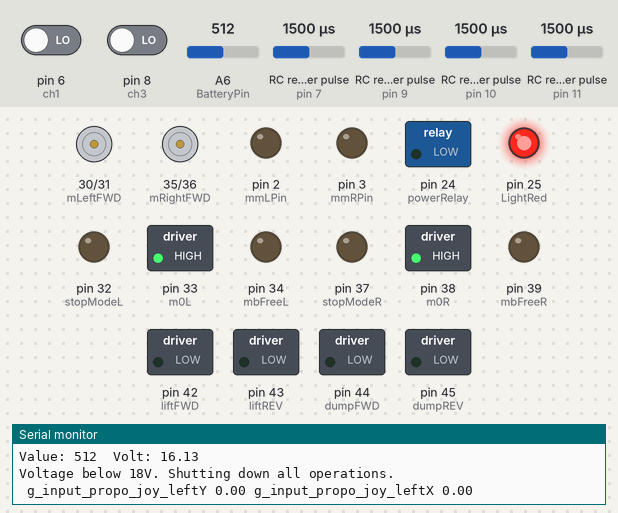
A sketch run on a simulated Arduino Mega 2560, built with avr-gcc and run on an emulated ATmega2560. Parts: motor-driver pin pairs drawn as motors (green arrow = first pin HIGH = forward, orange = second pin HIGH = backward, longer = more drive), switched loads named in the sketch (green lamp = pin HIGH), output pins drawn as LEDs (lit = HIGH), the last lines printed to the serial monitor. Wiring (inferred from the names in the program): 4 × RC receiver channel: data pin 7 / data pin 9 / data pin 10 / data pin 11. The test bench sets the inputs (shaded band); at power-on: A6 (BatteryPin) = 512, RC receiver pulse (sensors on pin 10, pin 7, pin 9, pin 11) 1500 µs, pin 6 (ch1) LOW, pin 8 (ch3) LOW.

Above: at 1.2 s.
1.3 s: A6 (BatteryPin) set to 620
3.0 s: A6 (BatteryPin) set to 650
At 4.2 s:
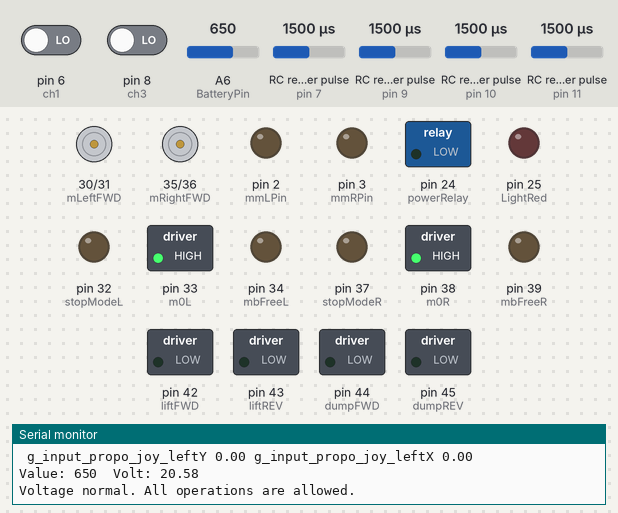
4.5 s: RC receiver pulse (sensor on pin 10) set to 1523 µs
At 5.6 s:
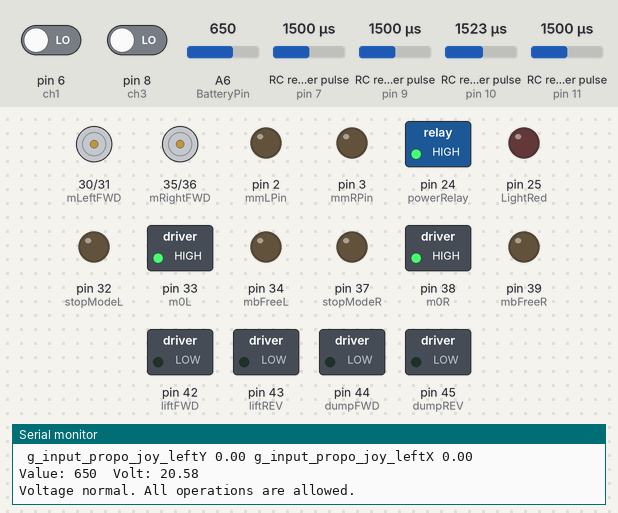
6.2 s: RC receiver pulse (sensor on pin 7) set to 1455 µs
8.0 s: RC receiver pulse (sensor on pin 7) set to 1435 µs
At 10.1 s:
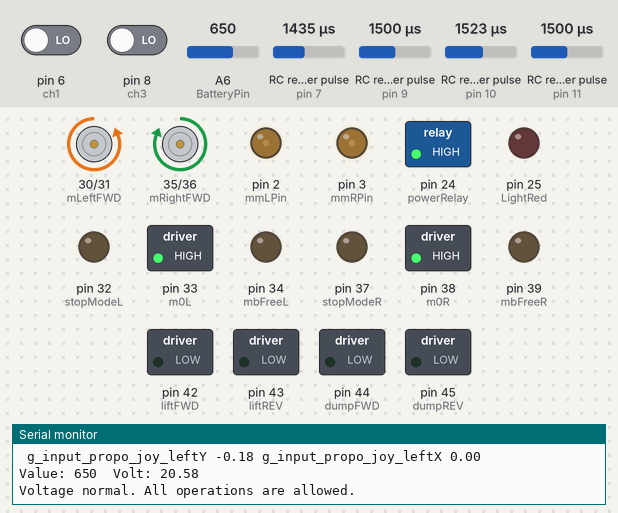
10.4 s: RC receiver pulse (sensor on pin 9) set to 1020 µs
At 11.7 s:
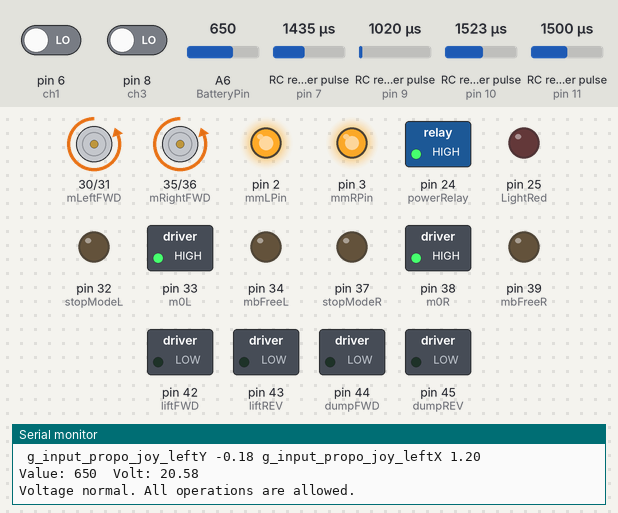
Timing chart, 0 to 13.4 s (numbered marks = the images above; inputs shaded):
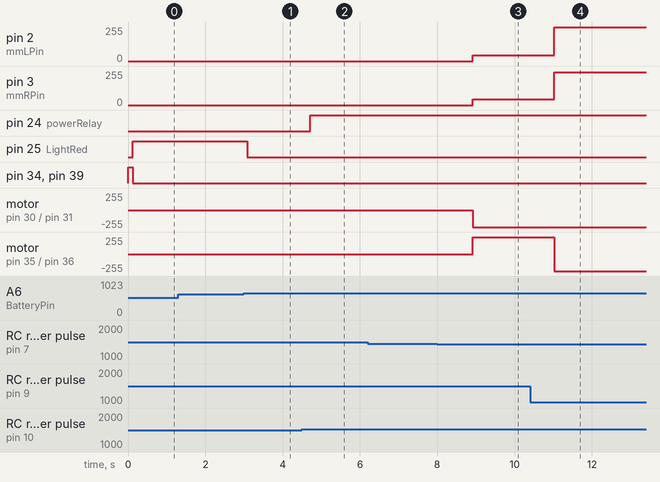

Measured:
- the behaviour switches between 631 and 632 on A6 (BatteryPin) (found by bisection; images 0 and 1)
- the behaviour switches between 1509 and 1510 µs on RC receiver pulse (sensor on pin 10) (found by bisection; images 1 and 2)
- the behaviour switches between 1445 and 1444 µs on RC receiver pulse (sensor on pin 7) (found by bisection; images 2 and 3)
- after the input at 3.0 s, pin 25 (LightRed): HIGH → LOW after 0.08 s
- after the input at 4.5 s, pin 24 (powerRelay): LOW → HIGH after 0.22 s
- after the input at 8.0 s, pin 2 (mmLPin), pin 3 (mmRPin): 0/255 → 45/255 after 0.92 s; motor on pin 30 (mLeftFWD) / pin 31 (mLeftREV): stopped → backward 255/255 after 0.92 s; motor on pin 35 (mRightFWD) / pin 36 (mRightREV): stopped → forward 255/255 after 0.92 s
- after the input at 10.4 s, pin 2 (mmLPin): 45/255 → 255/255 after 0.62 s; pin 3 (mmRPin): 45/255 → 247/255 after 0.62 s; motor on pin 35 (mRightFWD) / pin 36 (mRightREV): forward 255/255 → backward 255/255 after 0.62 s

The sketch:

2025.07.16_1006Backet_Tokuyama.ino
```cpp
//左モータードライバーピン割振
#define mLeftFWD 30
#define mLeftREV 31
#define stopModeL 32
#define m0L 33
#define mbFreeL 34
#define mmLPin 2  // left motor speed PWM

//右モータードライバーピン割振
#define mRightFWD 35
#define mRightREV 36
#define stopModeR 37
#define m0R 38
#define mbFreeR 39
#define mmRPin 3  // Right motor speed PWM

//シリンダーモータードライバーピン割振
#define liftFWD 42
#define liftREV 43
#define dumpFWD 44
#define dumpREV 45

//動力リレー用リレーピン割振
#define powerRelay 24  // switch output

//積層信号灯リレー
#define LightRed 25

//分圧抵抗読み取り
#define BatteryPin A6
int batteryV = 0;

//レシーバーピン割振
const int ch1 = 6;   // right X
const int ch2 = 7;   // left Y
const int ch3 = 8;   // right Y
const int ch4 = 9;   // left X
const int ch5 = 10;  // switchA
const int ch6 = 11;  // switchB
const int ch7 = 12;  // Null
const int ch8 = 13;  // Null

int rightX = 0;
int rightY = 0;

// calculation velocity to rpm
#define M_PI 3.14159265358979323846
float LINEAR_SPEED_MAX = 0.462861317;
float ANGULAR_SPEED_MAX = 0.74;  //64398163;

// control variable
float g_linear_x = 0.0;
float g_angular_z = 0.0;
// calculate variable
float g_left_rpm;
float g_right_rpm;

float g_input_propo_joy_leftY;
float g_input_propo_joy_leftX;
// propo switch variable
int g_power_relay = 0;       // A : 0:on 1:off
int g_mode_switch = 1;       //  0: フタが後ろ 1: フタが前
int g_select_controler = 1;  // C : 0:jetson 1:propo
int g_motor_brake = 1;       // none : 0:neutral 1:brake

int readVoltageRaw() {
  long sum = 0;
  for (int i = 0; i < 10; i++) {
    sum += analogRead(BatteryPin);
    delay(5);  // 少し待つと安定する
  }
  return sum / 10;
}
bool allowOperation = false;  // 動作許可フラグ（初期は停止）

// グローバル変数（setupの上に記述）
unsigned long previousMillis = 0;
bool lightState = false;
float volt = 0;
int value = 0;

void receivePropoSwitch() {
  int togle_A = pulseIn(ch5, HIGH);  // down 2056/2057 (1785) middle 1507/1513 (1238.5) up 963/964
  int togle_B = pulseIn(ch6, HIGH);  // down x2056/2057 (1510.5) up 963/x964

  if (togle_B < 1510) {
    //up
    g_select_controler = 1;
  } else if (togle_B > 1510) {
    //down
    g_select_controler = 1;
  }
  if (togle_A < 1510) {
    //up
    g_power_relay = 0;
  } else if (togle_A > 1510) {
    //down
    g_power_relay = 1;
  }
}

void receivePropoJoy(float deadzone) {  // input proportional controler joysticks
  int PROPO_JOY_MAX = 1918;
  int PROPO_JOY_MIN = 1104;
  float input_propo_joy_leftY = map(pulseIn(ch2, HIGH), PROPO_JOY_MAX, PROPO_JOY_MIN, -100, 100) / 100.0;  // left joy Y
  float input_propo_joy_leftX = map(pulseIn(ch4, HIGH), PROPO_JOY_MAX, PROPO_JOY_MIN, -100, 100) / 100.0;  // left joy X

  // dead zone
  if (-deadzone <= input_propo_joy_leftX && input_propo_joy_leftX <= deadzone) {
    input_propo_joy_leftX = 0.00;
  }
  if (-deadzone <= input_propo_joy_leftY && input_propo_joy_leftY <= deadzone) {
    input_propo_joy_leftY = 0.00;
  }

  if (g_mode_switch == 0) {  // フタが後ろ
    g_input_propo_joy_leftY = input_propo_joy_leftY;
  } else if (g_mode_switch == 1) {  // フタが前
    g_input_propo_joy_leftY = -input_propo_joy_leftY;
  }
  g_input_propo_joy_leftX = input_propo_joy_leftX;

  Serial.print(" g_input_propo_joy_leftY ");
  Serial.print(g_input_propo_joy_leftY);
  Serial.print(" g_input_propo_joy_leftX ");
  Serial.println(g_input_propo_joy_leftX);
}

float velToRpm(float v) {
  // convert velocity to rpm
  const float REDUCTION_RATIO = 100.0;  // 減速比 reduction ratio
  const float WHEEL_RADIUS = 0.1105;    // 車輪半径 radius of gyration [m]
  float n = 30 / M_PI * REDUCTION_RATIO / WHEEL_RADIUS * v;

  return n;
}

void ik(float v, float w) {
  // calculate linear velocity and angur velocity to left and right velocity
  float WHEEL_DISTANCE = 0.600;  // 車輪間距離 distance between the wheels [m]
  float v_l = v - WHEEL_DISTANCE * w;
  float v_r = v + WHEEL_DISTANCE * w;

  float left_rpm = velToRpm(v_l);
  float right_rpm = velToRpm(v_r);

  // direction of motor
  if (left_rpm > 0) {
    digitalWrite(mLeftFWD, HIGH);
    digitalWrite(mLeftREV, LOW);
    // Serial.print("Left dir:FWD, ");
  } else if (left_rpm < 0) {
    digitalWrite(mLeftFWD, LOW);
    digitalWrite(mLeftREV, HIGH);
    // Serial.print("Left dir:REV, ");
  } else {
    digitalWrite(mLeftFWD, LOW);
    digitalWrite(mLeftREV, LOW);
    // Serial.print("Left dir:stop, ");
  }

  if (right_rpm > 0) {
    digitalWrite(mRightFWD, LOW);
    digitalWrite(mRightREV, HIGH);
    // Serial.print("Right dir:FWD, ");
  } else if (right_rpm < 0) {
    digitalWrite(mRightFWD, HIGH);
    digitalWrite(mRightREV, LOW);
    // Serial.print("Right dir:REV, ");
  } else {
    digitalWrite(mRightFWD, LOW);
    digitalWrite(mRightREV, LOW);
    // Serial.print("Right dir:stop, ");
  }

  //  0: フタが後ろ 1: フタが前
  if (g_mode_switch == 0) {  // フタが後ろ
    if (left_rpm < 0 || right_rpm < 0) {
      g_left_rpm = right_rpm;
      g_right_rpm = left_rpm;
    } else {
      g_left_rpm = left_rpm;
      g_right_rpm = right_rpm;
    }
  } else if (g_mode_switch == 1) {  // フタが前
    if (left_rpm < 0 || right_rpm < 0) {
      g_left_rpm = left_rpm;
      g_right_rpm = right_rpm;
    } else {
      g_left_rpm = right_rpm;
      g_right_rpm = left_rpm;
    }
  }
}

void stopMotor(bool motor_brake_state) {
  // HIGH:ブレーキ解放 LOW:ブレーキ保持
  if (motor_brake_state == 0) {
    digitalWrite(mbFreeL, HIGH);
    digitalWrite(mbFreeR, HIGH);
  } else if (motor_brake_state == 1) {
    digitalWrite(mbFreeL, LOW);
    digitalWrite(mbFreeR, LOW);
  }
  analogWrite(mmLPin, 0);
  analogWrite(mmRPin, 0);
  //=== STOP表示 ===
  // Serial.print("Motor stop, ");
}

void writeMotorPwm(int left_rpm, int right_rpm) {
  int left_pwm;
  int right_pwm;

  left_rpm = abs(left_rpm);
  right_rpm = abs(right_rpm);

  left_rpm = min(left_rpm, 4000);
  left_rpm = max(left_rpm, 0);

  right_rpm = min(right_rpm, 4000);
  right_rpm = max(right_rpm, 0);

  left_pwm = map(left_rpm, 0, 4000, 0, 255);
  right_pwm = map(right_rpm, 0, 4000, 0, 255);

  if (left_pwm && right_pwm == 0) {
    stopMotor(g_motor_brake);
  } else {
    analogWrite(mmLPin, left_pwm);
    analogWrite(mmRPin, right_pwm);
    // Serial.print("left_pwm: ");
    // Serial.print(left_pwm);
    // Serial.print(" , ");
    // Serial.print("right_pwm: ");
    // Serial.println(right_pwm);
  }
}

//アームリフト関数
void lift(int pulse) {
  if (pulse < 1250 && pulse > 950) {
    digitalWrite(liftFWD, HIGH);
    digitalWrite(liftREV, LOW);
  } else if (pulse < 2070 && pulse > 1750) {
    digitalWrite(liftFWD, LOW);
    digitalWrite(liftREV, HIGH);
  } else if (pulse < 1750 && pulse > 1250) {
    digitalWrite(liftFWD, LOW);
    digitalWrite(liftREV, LOW);
  }
}

//アームダンプ関数
void dump(int pulse) {
  if (pulse < 1250 && pulse > 950) {
    digitalWrite(dumpFWD, HIGH);
    digitalWrite(dumpREV, LOW);
  } else if (pulse < 2070 && pulse > 1750) {
    digitalWrite(dumpFWD, LOW);
    digitalWrite(dumpREV, HIGH);
  } else if (pulse < 1750 && pulse > 1250) {
    digitalWrite(dumpFWD, LOW);
    digitalWrite(dumpREV, LOW);
  }
}

void batteryData() {
  value = analogRead(BatteryPin);
  volt = value * (5.0 / 1023.0);     // ArduinoのA/D変換（0〜5V）
  volt = volt * (51.0 + 9.1) / 9.1;  // 分圧補正
  volt = volt - 0.4;                 // 実測に合わせて補正

  Serial.print("Value: ");
  Serial.print(value);
  Serial.print("  Volt: ");
  Serial.println(volt, 2);  // 小数点以下2桁で表示

  // 電圧が20V未満の場合、走行モーターのみ稼働
  if (volt < 20.00 && volt >= 18.0) {
    Serial.println("Voltage below 20V. Only driving motors are active.");
    digitalWrite(LightRed, HIGH);
    digitalWrite(liftFWD, LOW);
    digitalWrite(liftREV, LOW);
    digitalWrite(dumpFWD, LOW);
    digitalWrite(dumpREV, LOW);
  } else if (volt < 18.0) {
    Serial.println("Voltage below 18V. Shutting down all operations.");
    digitalWrite(LightRed, HIGH);
    stopMotor(g_motor_brake);  // すべての動作を停止
    digitalWrite(liftFWD, LOW);
    digitalWrite(liftREV, LOW);
    digitalWrite(dumpFWD, LOW);
    digitalWrite(dumpREV, LOW);
  } else  // volt >= 20.0 のとき
  {
    Serial.println("Voltage normal. All operations are allowed.");
    digitalWrite(LightRed, LOW);  // 警告LEDを消す
  }
}

void setup() {

  Serial.begin(9600);

  //モータードライバー速度設定
  pinMode(mmLPin, OUTPUT);
  pinMode(mmRPin, OUTPUT);

  //左モータードライバーアウトプット
  pinMode(mLeftFWD, OUTPUT);
  pinMode(mLeftREV, OUTPUT);
  pinMode(stopModeL, OUTPUT);
  pinMode(m0L, OUTPUT);
  pinMode(mbFreeL, OUTPUT);

  //右モータードライバーアウトプット
  pinMode(mRightFWD, OUTPUT);
  pinMode(mRightREV, OUTPUT);
  pinMode(stopModeR, OUTPUT);
  pinMode(m0R, OUTPUT);
  pinMode(mbFreeR, OUTPUT);

  //動力リレー用リレー
  pinMode(powerRelay, OUTPUT);

  // HIGH:時間設定 LOW:瞬時停止
  digitalWrite(stopModeR, LOW);
  digitalWrite(stopModeL, LOW);

  // HIGH:速度指定を外部入力 LOW:内部速度設定器
  digitalWrite(m0R, HIGH);
  digitalWrite(m0L, HIGH);

  //HIGH:ブレーキ解放 LOW:ブレーキ保持
  digitalWrite(mbFreeR, HIGH);
  digitalWrite(mbFreeL, HIGH);

  //シリンダーモータードライバー
  pinMode(liftFWD, OUTPUT);
  pinMode(liftREV, OUTPUT);
  pinMode(dumpFWD, OUTPUT);
  pinMode(dumpREV, OUTPUT);

  //レシーバー
  pinMode(ch1, INPUT);
  pinMode(ch2, INPUT);
  pinMode(ch3, INPUT);
  pinMode(ch4, INPUT);
  pinMode(ch5, INPUT);
  pinMode(ch6, INPUT);
  pinMode(ch7, INPUT);
  pinMode(ch8, INPUT);

  //積層信号灯用リレー
  pinMode(LightRed, OUTPUT);

  //積層信号灯用リレー
  pinMode(BatteryPin, INPUT);
}

void loop() {
  receivePropoSwitch();
  receivePropoJoy(0.15);
  g_linear_x = g_input_propo_joy_leftY * LINEAR_SPEED_MAX;
  g_angular_z = g_input_propo_joy_leftX * ANGULAR_SPEED_MAX;
  batteryData();  // 電圧チェック（安全制御・LED点滅）
  delay(10);

  switch (g_power_relay) {
    case 0:
      digitalWrite(powerRelay, LOW);
      stopMotor(g_motor_brake);
      break;
    case 1:
      if (volt >= 18.0) {
        digitalWrite(powerRelay, HIGH);
        ik(g_linear_x, g_angular_z);
        writeMotorPwm(g_left_rpm, g_right_rpm);
        rightX = pulseIn(ch1, HIGH);
        rightY = pulseIn(ch3, HIGH);
        lift(rightY);
        dump(rightX);
        break;
      } else {
        // 電源スイッチOFFまたは電圧不足時：停止
        digitalWrite(powerRelay, LOW);
        stopMotor(g_motor_brake);
      }
  }
}
```
